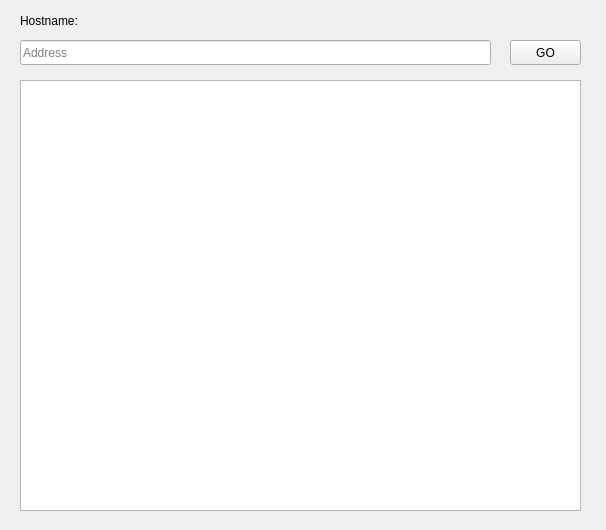
<?xml version="1.0" encoding="UTF-8"?>
<ui version="4.0">
 <class>Webclient</class>
 <widget class="QWidget" name="Webclient">
  <property name="geometry">
   <rect>
    <x>0</x>
    <y>0</y>
    <width>606</width>
    <height>530</height>
   </rect>
  </property>
  <property name="windowTitle">
   <string>Webclient</string>
  </property>
  <widget class="QLineEdit" name="address">
   <property name="geometry">
    <rect>
     <x>20</x>
     <y>40</y>
     <width>471</width>
     <height>25</height>
    </rect>
   </property>
   <property name="alignment">
    <set>Qt::AlignLeading|Qt::AlignLeft|Qt::AlignVCenter</set>
   </property>
   <property name="placeholderText">
    <string>Address</string>
   </property>
  </widget>
  <widget class="QPushButton" name="goButton">
   <property name="geometry">
    <rect>
     <x>510</x>
     <y>40</y>
     <width>71</width>
     <height>25</height>
    </rect>
   </property>
   <property name="text">
    <string>GO</string>
   </property>
  </widget>
  <widget class="QTextEdit" name="output">
   <property name="geometry">
    <rect>
     <x>20</x>
     <y>80</y>
     <width>561</width>
     <height>431</height>
    </rect>
   </property>
  </widget>
  <widget class="QLabel" name="label">
   <property name="geometry">
    <rect>
     <x>20</x>
     <y>10</y>
     <width>91</width>
     <height>22</height>
    </rect>
   </property>
   <property name="text">
    <string>Hostname:</string>
   </property>
  </widget>
 </widget>
 <layoutdefault spacing="6" margin="11"/>
 <resources/>
 <connections/>
</ui>
